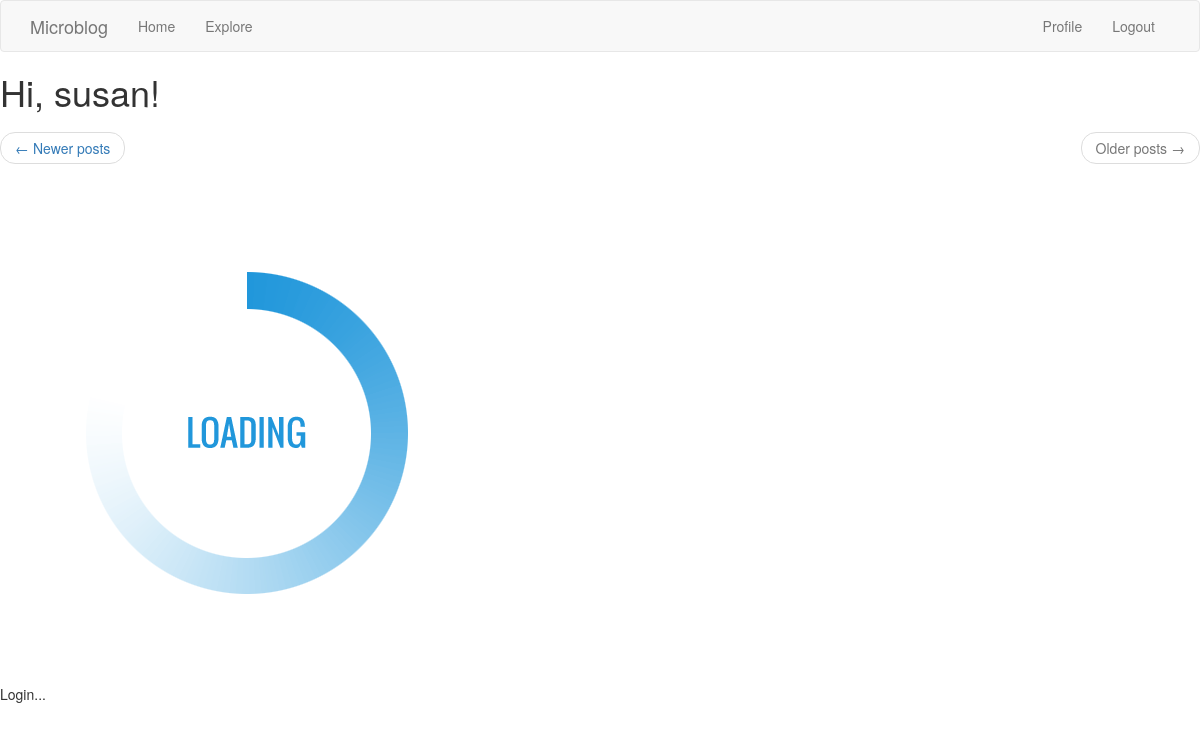
The app's page /explore?page=2 (signed in), older data.
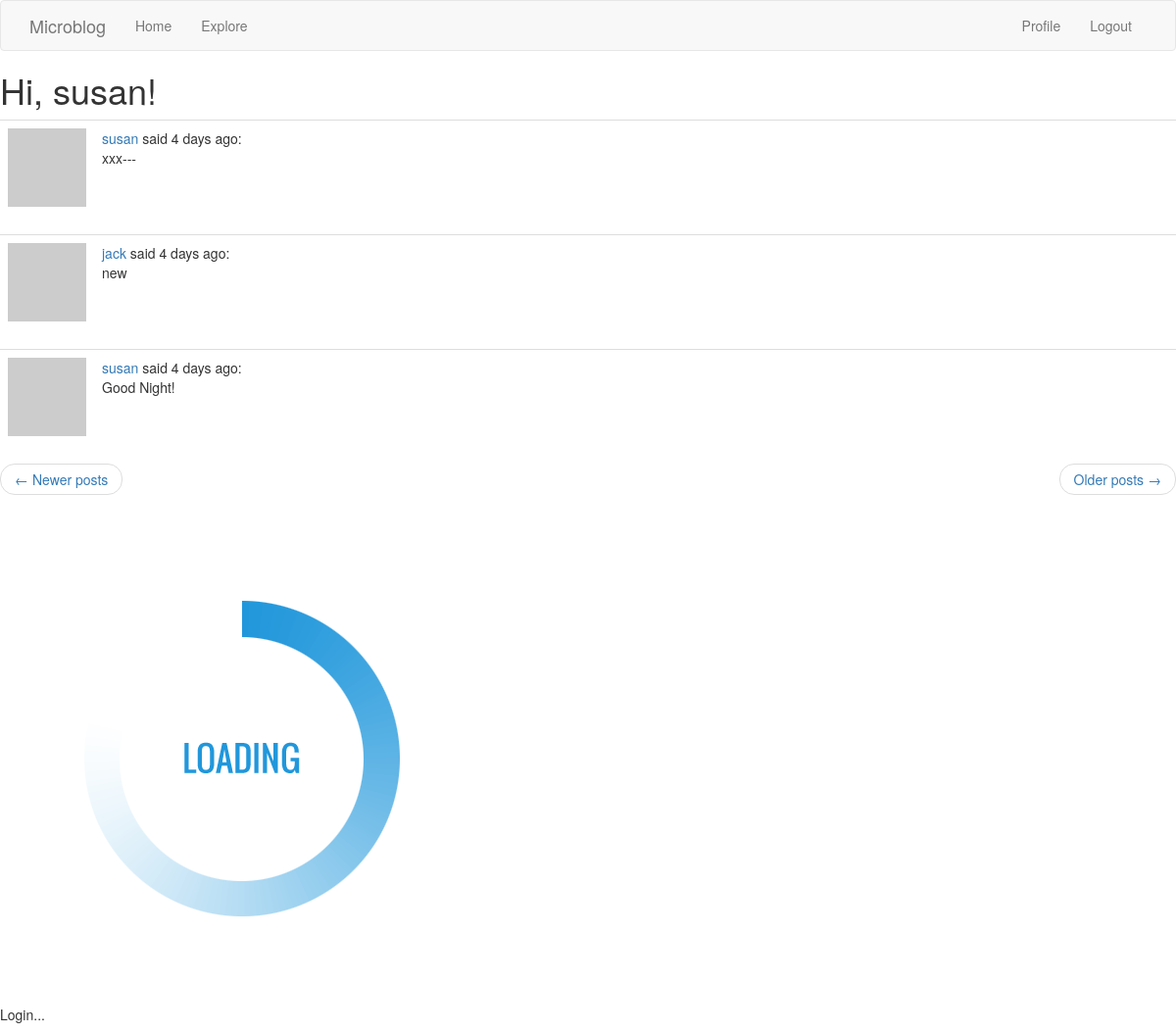
The same page, newer data.
### app/models.py (models this page shows, shortened)
class User(UserMixin, db.Model):
    id = db.Column(db.Integer, primary_key=True)
    username = db.Column(db.String(64), index=True, unique=True)
    email = db.Column(db.String(120), index=True, unique=True)
    password_hash = db.Column(db.String(128))
    posts = db.relationship('Post', backref='author', lazy='dynamic')
    about_me = db.Column(db.String(140))
    last_seen = db.Column(db.DateTime, default=datetime.utcnow)
    followed = db.relationship(
        'User',
        secondary=followers,
        primaryjoin=(followers.c.follower_id == id),
        secondaryjoin=(followers.c.followed_id == id),
        backref=db.backref('followers', lazy='dynamic'),
        lazy='dynamic')
    def avatar(self, size):
        digest = md5(self.email.lower().encode('utf-8')).hexdigest()
        return 'https://www.gravatar.com/avatar/{}?d=identicon&s={}'.format(
            digest, size)

class Post(db.Model):
    id = db.Column(db.Integer, primary_key=True)
    body = db.Column(db.String(140))
    timestamp = db.Column(db.DateTime, index=True, default=datetime.utcnow)
    user_id = db.Column(db.Integer, db.ForeignKey('user.id'))

### app/routes.py (the view)
@app.route('/explore')
@login_required
def explore():
    page = request.args.get('page', 1, type=int)
    posts = Post.query.order_by(Post.timestamp.desc()).paginate(
        page, app.config['POSTS_PER_PAGE'], False)
    next_url = url_for('explore', page=posts.next_num) \
        if posts.has_next else None
    prev_url = url_for('explore', page=posts.prev_num) \
        if posts.has_prev else None
    return render_template(
        "index.html",
        title='Explore',
        posts=posts.items,
        next_url=next_url,
        prev_url=prev_url)

### app/__init__.py (called while the page is built)
@app.context_processor
def inject_conf_var():
    d = dict(
        AVAILABLE_LANGUAGES=app.config['LANGUAGES'],
        CURRENT_LANGUAGE=session.get(
            'language',
            request.accept_languages.best_match(
                app.config['LANGUAGES'].keys())))
    return d

### app/models.py (called while the page is built)
@login.user_loader
def load_user(id):
    return User.query.get(int(id))

### app/routes.py (called while the page is built)
@app.before_request
def before_request():
    if current_user.is_authenticated:
        current_user.last_seen = datetime.utcnow()
        db.session.commit()
    g.locale = str(get_locale())

### app/templates/index.html (shortened to what this page needs)
{% extends "base.html" %}
{% block content %}
<h1>{{ _('Hi, %(username)s!', username=current_user.username) }}</h1>
{% for post in posts %}
{% include '_post.html' %}
{% endfor %}
<nav aria-label="...">
    <ul class="pager">
        <li class="previous{% if not prev_url %} disabled{% endif %}">
            <a href="{{ prev_url or '#' }}">
                <span aria-hidden="true">&larr;</span> Newer posts
            </a>
        </li>
        <li class="next{% if not next_url %} disabled{% endif %}">
            <a href="{{ next_url or '#' }}">
                Older posts <span aria-hidden="true">&rarr;</span>
            </a>
        </li>
    </ul>
</nav>
{% endblock %}

### app/templates/base.html (shortened to what this page needs)
{% extends 'bootstrap/base.html' %}
{% block navbar %}
<nav class="navbar navbar-default">
    <div class="container">
        <div class="navbar-header">
            <a class="navbar-brand" href="{{ url_for('index') }}">Microblog</a>
        </div>
        <div class="collapse navbar-collapse" id="bs-example-navbar-collapse-1">
            <ul class="nav navbar-nav">
                <li><a href="{{ url_for('index') }}">Home</a></li>
                <li><a href="{{ url_for('explore') }}">Explore</a></li>
            </ul>
            <ul class="nav navbar-nav navbar-right">
                {% if current_user.is_anonymous %}
                <li><a href="{{ url_for('login') }}">Login</a></li>
                {% for language in AVAILABLE_LANGUAGES.items() %}
                {% if CURRENT_LANGUAGE == language[0] %}
                <li><a href="#">{{ language[1] }}</a></li>
                {% else %}
                <li><a href="{{ url_for('set_language', language=language[0]) }}">{{ language[1] }}</a></li>
                {% endif %}
                {% endfor %}
                {% else %}
                <li><a href="{{ url_for('user', username=current_user.username) }}">Profile</a></li>
                <li><a href="{{ url_for('logout') }}">Logout</a></li>
                {% endif %}
            </ul>
        </div>
    </div>
</nav>
{% endblock %}

### app/templates/_post.html
<table class="table table-hover">
  <tr>
    <td width="70px">
      <a href="{{ url_for('user', username=post.author.username) }}">
        <img src="{{ post.author.avatar(70) }}" />
      </a>
    </td>
    <td>
      <a href="{{ url_for('user', username=post.author.username) }}">
        {{ post.author.username }}
      </a>
      said {{ moment(post.timestamp).fromNow() }}:
      <br>
      {{ post.body }}
    </td>
  </tr>
</table>

Row changes from the older to the newer data that the page shows:
added Post: author.username "susan", timestamp "4 days ago", body "xxx---"
added Post: author.username "jack", timestamp "4 days ago", body "new"
added Post: author.username "susan", timestamp "4 days ago", body "Good Night!"
